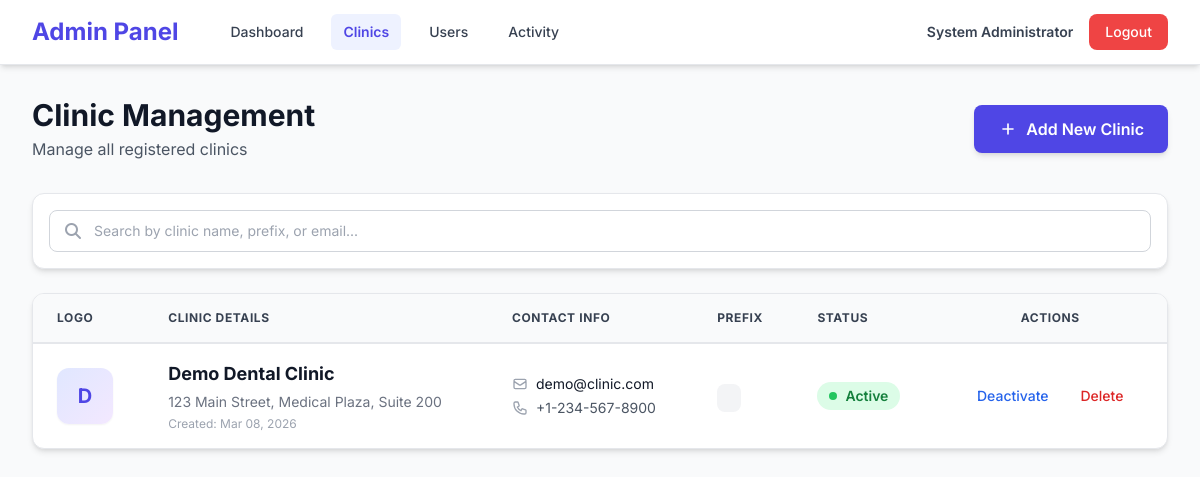
The page /admin/clinics.php (signed in) on the database as committed earlier.
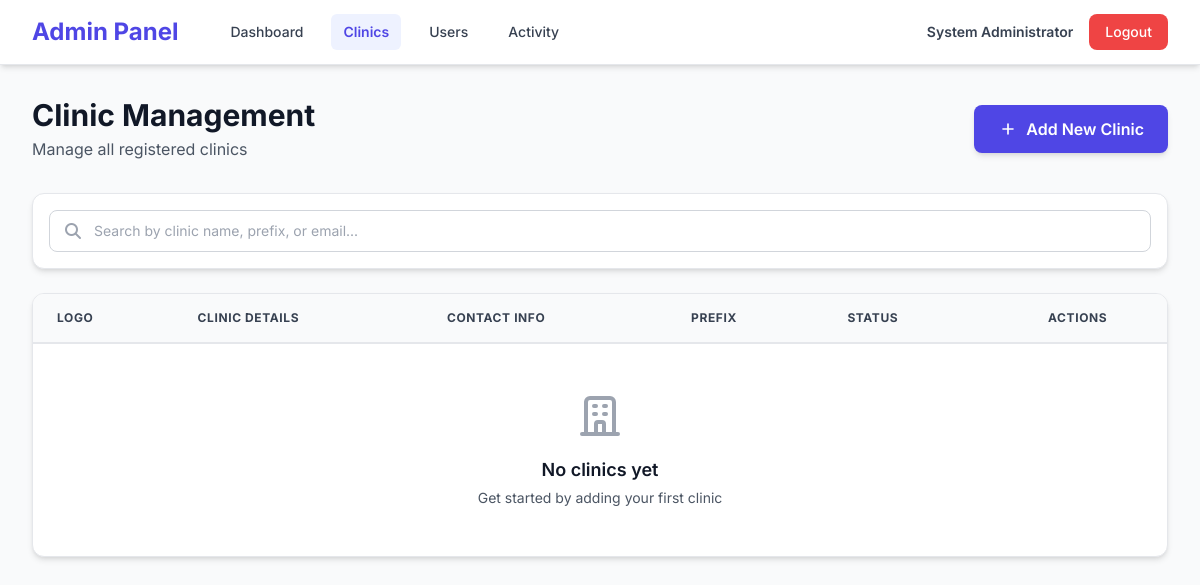
The same page on the database as committed later.
### tables this page shows
CREATE TABLE IF NOT EXISTS clinics (
    id INT PRIMARY KEY AUTO_INCREMENT,
    clinic_name VARCHAR(255) NOT NULL,
    clinic_prefix VARCHAR(10) UNIQUE NOT NULL,
    contact_email VARCHAR(255) NOT NULL,
    contact_phone VARCHAR(20),
    address TEXT,
    logo_path VARCHAR(255),
    is_active TINYINT(1) DEFAULT 1,
    created_at TIMESTAMP DEFAULT CURRENT_TIMESTAMP,
    updated_at TIMESTAMP DEFAULT CURRENT_TIMESTAMP ON UPDATE CURRENT_TIMESTAMP,
    
    INDEX idx_prefix (clinic_prefix),
    INDEX idx_active (is_active),
    INDEX idx_created (created_at)
);

### admin/clinics.php (the view, shortened to what the changed rows need)
<?php
$db = Database::getInstance()->getConnection();
$clinics = $db->query("SELECT * FROM clinics ORDER BY created_at DESC");
?>
<!DOCTYPE html>
<html lang="en">
<head>
    <script src="https://cdn.tailwindcss.com"></script>
    <link rel="stylesheet" href="https://cdnjs.cloudflare.com/ajax/libs/font-awesome/6.4.0/css/all.min.css">
</head>
<body class="bg-gray-50">
    <header class="bg-white shadow-md border-b border-gray-200">
        <div class="max-w-7xl mx-auto px-4 sm:px-6 lg:px-8">
            <div class="flex justify-between items-center h-16">
                <div class="flex items-center">
                    <h1 class="text-2xl font-bold text-indigo-600">Admin Panel</h1>
                </div>
            </div>
        </div>
    </header>
    <div class="max-w-7xl mx-auto px-4 sm:px-6 lg:px-8 py-8">
        <div class="flex justify-between items-center mb-8">
            <div>
                <h2 class="text-3xl font-bold text-gray-900">Clinic Management</h2>
            </div>
        </div>
        <div class="bg-white rounded-xl shadow-md overflow-hidden border border-gray-200">
            <table class="w-full">
                <thead class="bg-gray-50 border-b-2 border-gray-200">
                    <tr>
                        <th class="px-6 py-4 text-left text-xs font-bold text-gray-700 uppercase tracking-wider">Logo</th>
                        <th class="px-6 py-4 text-left text-xs font-bold text-gray-700 uppercase tracking-wider">Clinic Details</th>
                        <th class="px-6 py-4 text-left text-xs font-bold text-gray-700 uppercase tracking-wider">Contact Info</th>
                        <th class="px-6 py-4 text-left text-xs font-bold text-gray-700 uppercase tracking-wider">Prefix</th>
                        <th class="px-6 py-4 text-left text-xs font-bold text-gray-700 uppercase tracking-wider">Status</th>
                        <th class="px-6 py-4 text-center text-xs font-bold text-gray-700 uppercase tracking-wider">Actions</th>
                    </tr>
                </thead>
                <tbody class="divide-y divide-gray-200">
                    <?php if ($clinics->num_rows === 0): ?>
                    <tr>
                        <td colspan="6" class="px-6 py-12 text-center">
                            <div class="text-gray-400">
                                <svg class="mx-auto h-12 w-12 mb-4" fill="none" stroke="currentColor" viewBox="0 0 24 24">
                                    <path stroke-linecap="round" stroke-linejoin="round" stroke-width="2" d="M19 21V5a2 2 0 00-2-2H7a2 2 0 00-2 2v16m14 0h2m-2 0h-5m-9 0H3m2 0h5M9 7h1m-1 4h1m4-4h1m-1 4h1m-5 10v-5a1 1 0 011-1h2a1 1 0 011 1v5m-4 0h4"/>
                                </svg>
                                <p class="text-lg font-semibold text-gray-900 mb-1">No clinics yet</p>
                                <p class="text-sm text-gray-600">Get started by adding your first clinic</p>                            </div>
                        </td>
                    </tr>
                    <?php else: ?>
                        <?php while ($clinic = $clinics->fetch_assoc()): ?>
                        <tr class="hover:bg-gray-50 transition" data-searchable="<?= strtolower(htmlspecialchars($clinic['clinic_name'] . ' ' . $clinic['clinic_prefix'] . ' ' . $clinic['contact_email'] . ' ' . ($clinic['contact_phone'] ?? '') . ' ' . ($clinic['address'] ?? ''))) ?>">
                            <td class="px-6 py-4">
                                <?php if ($clinic['logo_path']): ?>
                                    <img src="<?= BASE_URL ?>/<?= htmlspecialchars($clinic['logo_path']) ?>"
                                         class="w-14 h-14 rounded-xl object-cover shadow-sm">
                                <?php else: ?>
                                    <div class="w-14 h-14 bg-gradient-to-br from-indigo-100 to-purple-100 rounded-xl flex items-center justify-center shadow-sm">
                                        <span class="text-indigo-600 font-bold text-xl">
                                            <?= strtoupper(substr($clinic['clinic_name'], 0, 1)) ?>
                                        </span>
                                    </div>
                                <?php endif; ?>
                            </td>
                            <td class="px-6 py-4">
                                <div class="font-bold text-gray-900 text-lg"><?= htmlspecialchars($clinic['clinic_name']) ?></div>
                                <div class="text-sm text-gray-500 mt-1"><?= htmlspecialchars($clinic['address']) ?></div>
                                <div class="text-xs text-gray-400 mt-1">Created: <?= date('M d, Y', strtotime($clinic['created_at'])) ?></div>
                            </td>
                            <td class="px-6 py-4">
                                <div class="flex items-center text-sm text-gray-900 mb-1">
                                    <svg class="w-4 h-4 mr-2 text-gray-400" fill="none" stroke="currentColor" viewBox="0 0 24 24">
                                        <path stroke-linecap="round" stroke-linejoin="round" stroke-width="2" d="M3 8l7.89 5.26a2 2 0 002.22 0L21 8M5 19h14a2 2 0 002-2V7a2 2 0 00-2-2H5a2 2 0 00-2 2v10a2 2 0 002 2z"/>
                                    </svg>
                                    <?= htmlspecialchars($clinic['contact_email']) ?>
                                </div>
                                <?php if ($clinic['contact_phone']): ?>
                                <div class="flex items-center text-sm text-gray-600">
                                    <?= htmlspecialchars($clinic['contact_phone']) ?>
                                </div>
                                <?php endif; ?>
                            </td>
                            <td class="px-6 py-4">
                                <code class="text-sm bg-gray-100 px-3 py-1.5 rounded-lg font-mono text-gray-700">
                                </code>
                            </td>
                            <td class="px-6 py-4">
                                <?php if ($clinic['is_active']): ?>
                                    <span class="inline-flex items-center px-3 py-1 bg-green-100 text-green-700 rounded-full text-sm font-semibold">
                                        <span class="w-2 h-2 bg-green-500 rounded-full mr-2"></span>
                                        Active
                                    </span>
                                <?php endif; ?>
                            </td>
                            <td class="px-6 py-4">
                                <div class="flex justify-center gap-2">
                                    <a href="?toggle=<?= $clinic['id'] ?>"
                                       class="text-blue-600 hover:text-blue-800 font-medium text-sm px-3 py-1 hover:bg-blue-50 rounded transition"
                                       onclick="return confirm('Toggle clinic status?')">
                                        <?= $clinic['is_active'] ? 'Deactivate' : 'Activate' ?>
                                    </a>
                                    <a href="?delete=<?= $clinic['id'] ?>"
                                       class="text-red-600 hover:text-red-800 font-medium text-sm px-3 py-1 hover:bg-red-50 rounded transition"
                                       onclick="return confirm('Are you sure? This will delete the clinic and all its data!')">
                                        Delete
                                    </a>
                                </div>
                            </td>
                        </tr>
                        <?php endwhile; ?>
                    <?php endif; ?>
                </tbody>
            </table>
        </div>
    </div>
</body>
</html>

Rows that differ between the two databases and show on the page:
removed clinics: clinic_name "D", clinic_name "Demo Dental Clinic", address "123 Main Street, Medical Plaza, Suite 200", created_at "Mar 08, 2026", contact_email "demo@clinic.com", contact_phone "+1-234-567-8900", is_active 1 (drawn)
Other text that changed with them:
text now shown: "No clinics yet Get started by adding your first clinic"
